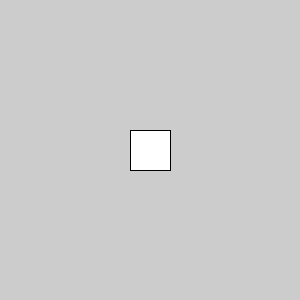
Frame 1 (no input)
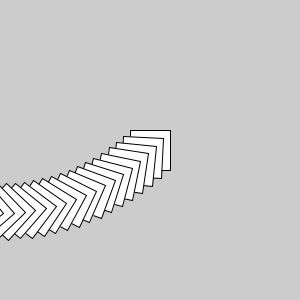
Frame 60 (the mouse pressed at the canvas centre just before this capture)
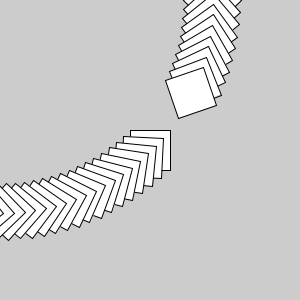
Frame 120 (the mouse held since frame 60 and released just before this capture)

The Processing sketch that drew these frames (run headless with seeded random() and noise(); from frame 60 on, the mouse is pressed at the canvas centre):

// Processing sketch: code9
// ── code9.pde
float x = 0;

void setup(){
  size(300,300);
}

void draw(){
  clear();
  rotate(x);
  translate(150,150); // die Rheinfolge ist wichtig
  rect(-20, -20, 40, 40);
  x += 0.05;
}
